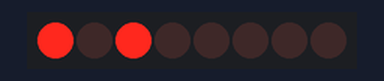
Simulated run of this sketch. Board: Arduino Uno, built with avr-gcc and run on an emulated ATmega328P. Parts: 8 shift-register outputs drawn as a row of LEDs (first output left, lit = HIGH). Wiring (inferred from the names in the program): shift register (74HC595): data pin 12; shift clock pin 11; latch pin 10. Wiring (inferred from the signals the program sends): row of LEDs: on Q0, Q1, Q2, Q3, Q4, Q5, Q6, Q7.

Above: at 0.5 s.
At 1.5 s:
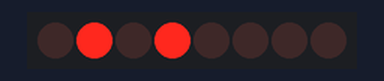
At 2.5 s:
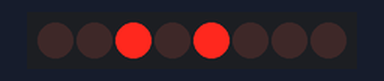
At 3.5 s:
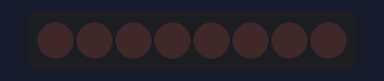
Timing chart, 0 to 5.2 s (numbered marks = the images above):
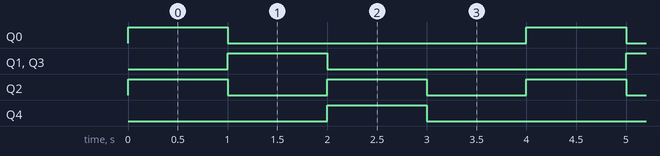

Measured:
- by itself, Q0, Q1, Q3, Q4: alternates HIGH for 1.0 s and LOW for 3.0 s
- by itself, Q2: alternates HIGH for 1.0 s and LOW for 1.0 s
- by itself, everything shown: repeats every 4.0 s, in 4 steps

The sketch:

3._shift_registers.ino
```cpp
#include <Arduino.h>

const int latchPin = 10;  // ST_CP pin
const int clockPin = 11;  // SH_CP pin
const int dataPin = 12;   // DS pin

// Define the digital map for individual LEDs
const byte ledMap[] = {
  B0001, // LED 0
  B0010, // LED 1
  B0100, // LED 2
  B1000,  // LED 3
  B10000  // LED 3
};

void setup() {
  // Setup pins as Outputs
  pinMode(latchPin, OUTPUT);
  pinMode(clockPin, OUTPUT);
  pinMode(dataPin, OUTPUT);
}

void displayLEDs(byte pattern) {
  // ST_CP LOW to keep LEDs from changing while reading serial data
  digitalWrite(latchPin, LOW);

  // Shift out the bits for the LED pattern
  shiftOut(dataPin, clockPin, MSBFIRST, pattern);

  // ST_CP HIGH to change LEDs and update the display
  digitalWrite(latchPin, HIGH);
}

void loop() {
  // Light up LEDs 0 and 2 together
  displayLEDs(ledMap[0] | ledMap[2]);
  delay(1000); // Display both LEDs for 1 second

  // Light up LEDs 1 and 3 together
  displayLEDs(ledMap[1] | ledMap[3]);
  delay(1000); // Display both LEDs for 1 second

    // Light up LEDs 1 and 3 together
  displayLEDs(ledMap[2] | ledMap[4]);
  delay(1000); // Display both LEDs for 1 second

  // Turn OFF all LEDs
  displayLEDs(0);
  delay(1000); // Turn OFF all LEDs for 1 second
}
```
